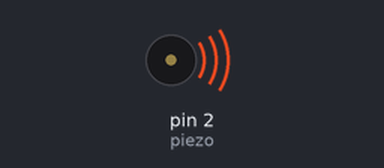
A sketch run on a simulated Arduino Uno, built with avr-gcc and run on an emulated ATmega328P. On the bench: buzzer (waves = sounding).

Above: at 0.2 s.
At 2.7 s:
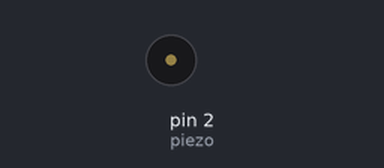
Timing chart, 0 to 4.6 s (numbered marks = the images above):
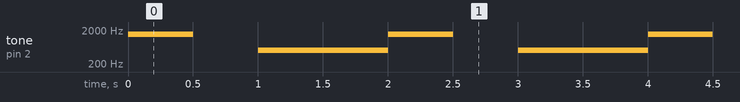

The sketch:

Piezo_1.ino
```cpp
/*
  PIEZO

  Example using tone() to send square wave to piezo.
  Create circuit with piezo connected to digital pin 2 and ground wire to ground.

  Arguments for tone= pin #, frequency in Hz, and duration of the tone in milliseconds:
  tone (pin, frequency, duration)

  Recommended to use frequencies 30-5,000 Hz.
*/

//Create global variables
const int piezo = 2;


// setup() runs once
void setup() {
  // nothing needed here
}

// loop() runs continuously
void loop() {
  tone(piezo, 1500, 500); //send tone to piezo pin, 1500 Hz, 500 ms duration
  delay(1000);
  tone(piezo, 500, 1000);
  delay(1000);
}
```

Measured:
- by itself, tone on pin 2 (piezo): repeats every 2.0 s: silent 0.50 s, 500 Hz 1.0 s, 1500 Hz 0.50 s
